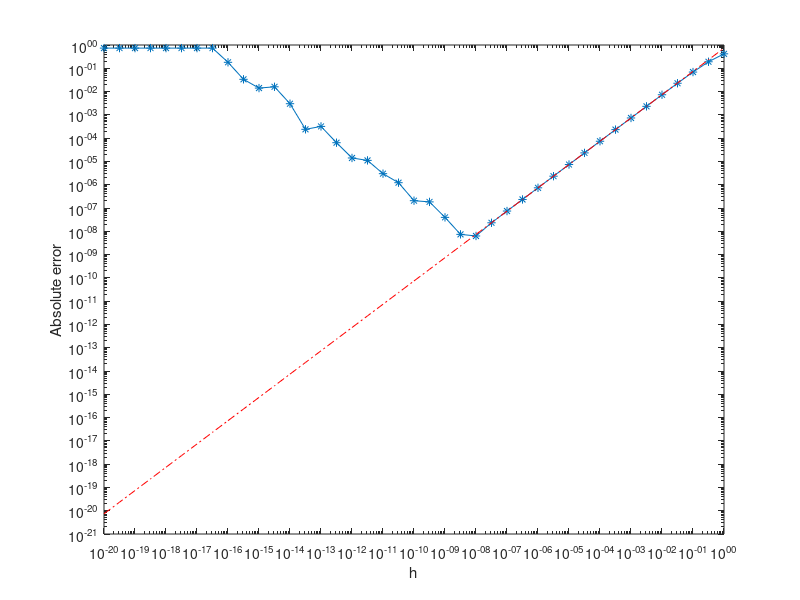

The MATLAB script that drew this image:
% Using the Taylor's Theorem estimate of f'(x) for f(x) = e^(-2x)
% evaluated at x=0.5

x0 = 0.5; % starting value
f0 = e^(-2*x0); % original function
fp = -2 * e^(-2*x0); % this is the real derivative
i = -20:0.5:0; % generating `i` exponent values from -20 to 0.5
h = 10.^i; % exponentiating 10, this creates our scale for the axes
err = abs (fp - (e.^(-2*(x0+h)) - f0)./h); % calculating the difference between the real derivative and the approximation
d_err = (4*e^(-2*x0))/2*h; % this is the error that we __should__ be getting, according to math (from Taylor's theorem)

% Now we plot the data that we found!
loglog (h, err, '-*');
hold on
loglog (h,d_err,'r-.');
xlabel('h')
ylabel('Absolute error')
